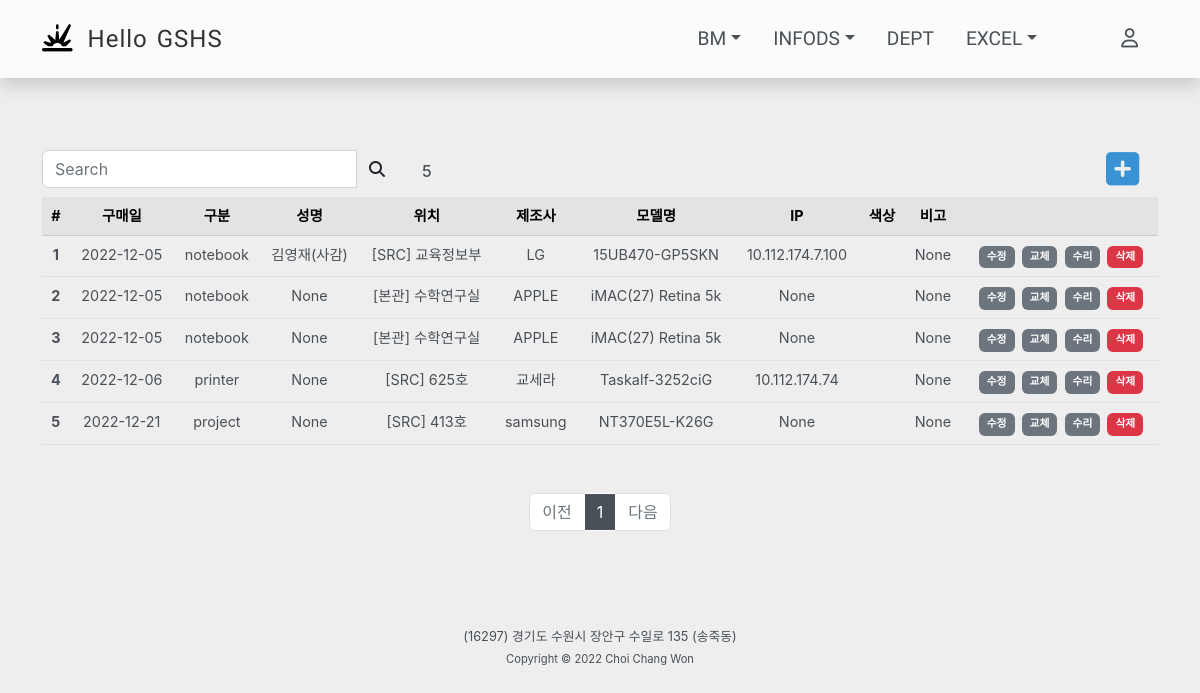
The app's page /gigi/all/ with its own data.
### gshsapp/models.py (models this page shows, shortened)
class Gigiinfo(models.Model):
    COLOR_SELECT = (
        ('None',None),
        ('블랙','블랙'),
        ('컬러','컬러'),
    )
    date = models.DateField(default=timezone.now)
    buyproduct = models.ForeignKey(Buyproduct, on_delete=models.CASCADE, related_name='gigiinfo')
    location = models.ForeignKey(Location, on_delete=models.CASCADE, related_name='gigiinfo')
    user = models.ForeignKey(User, on_delete=models.CASCADE, related_name='gigiinfo', null=True, blank=True)
    ip = models.CharField(max_length=20, null=True, blank=True)
    color = models.CharField(max_length=10, choices=COLOR_SELECT, default=None, blank=True)
    jaego = models.BooleanField(default=False)
    notuse = models.BooleanField(default=False)
    bigo = models.CharField(max_length=100, null=True, blank=True)
    class Meta:
        db_table = "gigiinfo"

class Buyproduct(models.Model):
    gubun = models.ForeignKey(Gubun, on_delete=models.CASCADE, related_name='buyproduct')
    company = models.CharField(max_length=20)
    model = models.CharField(max_length=30)
    bigo = models.CharField(max_length=100, null=True, blank=True)
    class Meta:
        db_table = "buyproduct"

class Gubun(models.Model):
    GUBUN = (
        ('Buyproduct', '구매Table'),
        ('Replacement', '교체Table'),
        ('Repair', '수리Table'),
    )
    tablename = models.CharField(max_length=20, default='', choices=GUBUN)
    gubun = models.CharField(max_length=50)
    def __str__(self):
        return self.gubun
    class Meta:
        db_table = "gubun"

class Location(models.Model):
    LGUBUN = (
        ('부서','부서'),
        ('강의실','강의실'),
        ('실험실','실험실'),
        ('협의회실','협의회실'),
        ('강당','강당'),
        ('서버실','서버실'),
        ('동아리실','동아리실'),
        ('기타','기타'),
    )
    BGUBUN = (
        ('본관','본관'),
        ('SRC','SRC'),
        ('학술정보관','학술정보관'),
        ('학습관','학습관'),
        ('자치관','자치관'),
        ('창조관','창조관'),
        ('급식소','급식소'),
        ('우정1관','우정1관'),
        ('우정2관','우정2관'),
        ('아름관','아름관'),
    )
    building = models.CharField(max_length=50, choices=BGUBUN)
    hosil = models.CharField(max_length=20)
    locationgubun = models.CharField(max_length=20, default='기타', choices=LGUBUN)
    bigo = models.CharField(max_length=100, null=True, blank=True)
    def __str__(self):
        return f'[{self.building}] {self.hosil}'
    class Meta:
        db_table = "location"

### login/models.py (models this page shows)
class User(AbstractUser):
    objects = UserManager()
    username = models.CharField(max_length=20, null=True, unique=True, blank=True)
    password = models.CharField(max_length=100, null=True, blank=True)
    email = models.CharField(max_length=50, null=True, blank=True)
    is_active = models.BooleanField(default=True)
    name = models.CharField(max_length=50, null=True)
    subject = models.CharField(max_length=50, null=True)
    USERNAME_FIELD = 'username'
    def __str__(self):
        return f'{self.name}({self.subject})'
    class Meta:
        db_table = "user"

### gshsapp/views.py (the view)
# urls.py: path('gigi/<str:gigigubun>/', views.InfogigiList, name='gigi_gubun'),
def InfogigiList(request, gigigubun):
    context={}
    query = request.GET.get('q','')
    if gigigubun == 'all':
        infogigis = Gigiinfo.objects.all().exclude(user__is_active =False).filter(jaego=False, notuse=False).order_by('date')
    elif gigigubun == 'notebook' or gigigubun == 'desktop':
        infogigis = Gigiinfo.objects.all().exclude(user__is_active =False).filter(buyproduct__gubun__gubun=gigigubun, jaego=False, notuse=False).order_by('date')
    elif gigigubun == 'jaego':
        infogigis = Gigiinfo.objects.all().filter(jaego=True, notuse=False).order_by('date')
    elif gigigubun == 'notuse':
        infogigis = Gigiinfo.objects.all().filter(jaego=False, notuse=True).order_by('date')
    else:
        infogigis = Gigiinfo.objects.all().filter(buyproduct__gubun__gubun=gigigubun, jaego=False, notuse=False).order_by('date')
    gigis = infogigis.filter(Q(user__name__icontains=query) | Q(buyproduct__model__icontains=query) | Q(location__hosil__icontains=query) | Q(ip__icontains=query))
    context['gigigubun'] = gigigubun
    context['q'] = query
    page = request.GET.get('page', '1')  # 페이지
    paginator = Paginator(gigis, 10)  # 페이지당 10개씩 보여주기
    page_obj = paginator.get_page(page)
    context ['page_obj'] = page_obj
    context ['query'] = query
    return render(request, 'gshsapp/infogigi.html', context)

### gshsapp/templates/gshsapp/infogigi.html (shortened to what this page needs)
{% extends 'base.html' %}
{% block content %}
<div class="row">
  <div class="col-md-4">
    <form method="GET" action="{% url 'gshsapp:gigi_gubun' gigigubun=gigigubun %}">
      <div class="input-group">
        <input type="search" name="q" value="{{ q }}" class="form-control" placeholder="Search" aria-label="Search" aria-describedby="search-addon" />
        <button type="submit" class="btn">
          <i class="fas fa-search"></i>
        </button>
      </div>
    </form>
  </div>
  <div class="col-md-1  align-self-end me-auto"><h6>{{ page_obj.paginator.count }}</h6></div>
  <div class="col-md-1 text-center">
    <a href="{% url 'gshsapp:gigi_create' gigigubun=gigigubun %}">
      <i style="font-size: 38px; color:#3892d4;" class="fas fa-plus-square"></i>
    </a>
  </div>
</div>
<table class="table text-center mt-2">
    <thead class="table-secondary">
      <tr>
        <th scope="col">#</th>
        <th scope="col">구매일</th>
        <th scope="col">구분</th>
        <th scope="col">성명</th>
        <th scope="col">위치</th>
        <th scope="col">제조사</th>
        <th scope="col">모델명</th>
        <th scope="col">IP</th>
        <th scope="col">색상</th>
        <th scope="col">비고</th>
        <th scope="col"></th>
      </tr>
    </thead>
      {% for gigi in page_obj %}
      <tr>
        <th scope="row">{{ forloop.counter }}</th>
        <td>{{ gigi.date|date:"Y-m-d" }}</td>
        <td>{{ gigi.buyproduct.gubun }}</td>
        <td>{{ gigi.user}}</td>
        <td>{{ gigi.location }}</td>
        <td>{{ gigi.buyproduct.company }}</td>
        <td>{{ gigi.buyproduct.model }}</td>
        <td>{{ gigi.ip }}</td>
        <td>{{ gigi.color }}</td>
        <td>{{ gigi.bigo }}</td>
        <td>
          {% if gigigubun == 'notuse'%}
            <span class="gitamenu badge bg-danger">불용기기</span>
          {% elif gigigubun == 'jaego'%}
            <span class="gitamenu badge bg-success">재고기기</span>
          {% else %}
            <a href="{% url 'gshsapp:gigi_update' gigi.id %} ">
              <span class="gitamenu badge bg-secondary">수정</span>
            </a>
            <a href="{% url 'gshsapp:gigi_change' gigi.id %}?next={{request.path}} ">
              <span class="gitamenu badge bg-secondary">교체</span>
            </a>
            <a href="{% url 'gshsapp:gigi_suri' gigi.id %}?next={{request.path}} ">
              <span class="gitamenu badge bg-secondary">수리</span>
            </a>
            <span class="gigidelete gitamenu badge bg-danger" data-url="{% url 'gshsapp:gigi_delete' gigi.id %}">삭제</span>
          {% endif %}
        </td>
      </tr>
      {% endfor %}
  </table>
  <div class="row mt-5">
    <div class="col-12">
      {% include 'gshsapp/pagination.html' %}
    </div>
  </div>
  {% endblock %}

### static/css/gshs.css (style rules this page uses)
html, body { -ms-overflow-style: none; background-color: #eee; color: #495057; font-family: "NotoSansKR-Regular", -apple-system, BlinkMacSystemFont, "Segoe UI", Roboto, "Helvetica Neue", Arial, "Noto Sans", sans-serif, "Apple Color Emoji", "Segoe UI Emoji", "Segoe UI Symbol", "Noto Color Emoji"; }
a { text-decoration: none; }
.table { --bs-table-color: #495057; color: #495057; font-size: 0.9rem; }
.gitamenu { margin-left: 3px; padding: 6px 8px; }
.gigidelete { cursor: pointer; }

### records on screen
Gigiinfo: date "2022-12-05", buyproduct.gubun "notebook", user "김영재(사감)", location "[SRC] 교육정보부", buyproduct.company "LG", buyproduct.model "15UB470-GP5SKN", ip "10.112.174.7.100", bigo "None"
Gigiinfo: date "2022-12-05", buyproduct.gubun "notebook", user "None", location "[본관] 수학연구실", buyproduct.company "APPLE", buyproduct.model "iMAC(27) Retina 5k", ip "None", bigo "None"
Gigiinfo: date "2022-12-05", buyproduct.gubun "notebook", user "None", location "[본관] 수학연구실", buyproduct.company "APPLE", buyproduct.model "iMAC(27) Retina 5k", ip "None", bigo "None"
Gigiinfo: date "2022-12-06", buyproduct.gubun "printer", user "None", location "[SRC] 625호", buyproduct.company "교세라", buyproduct.model "Taskalf-3252ciG", ip "10.112.174.74", bigo "None"
Gigiinfo: date "2022-12-21", buyproduct.gubun "project", user "None", location "[SRC] 413호", buyproduct.company "samsung", buyproduct.model "NT370E5L-K26G", ip "None", bigo "None"

### other values on screen
{{ page_obj.paginator.count }} "5"
{{ page_number }} "1"
